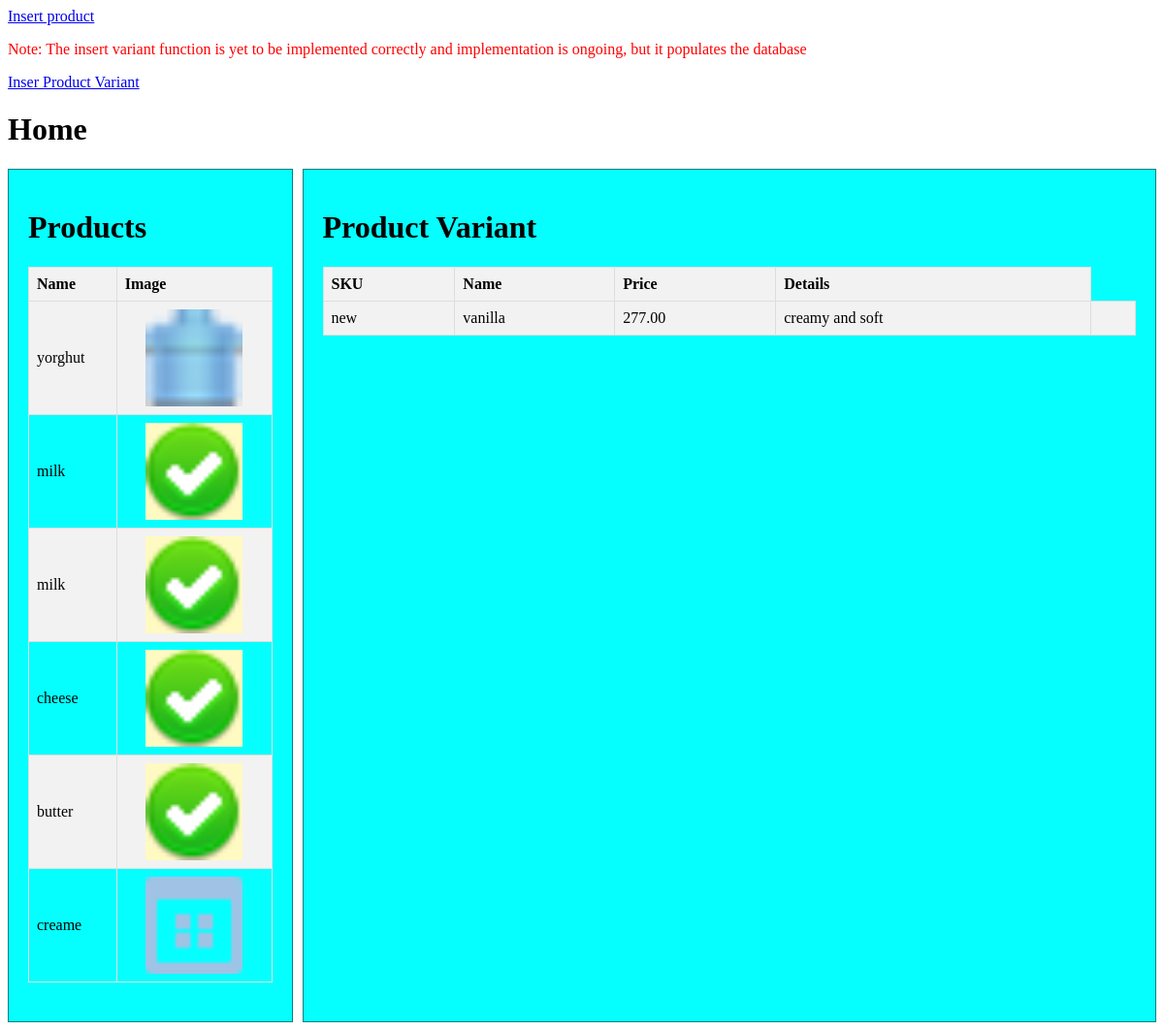
The app's page /bulk_insert/, older data.
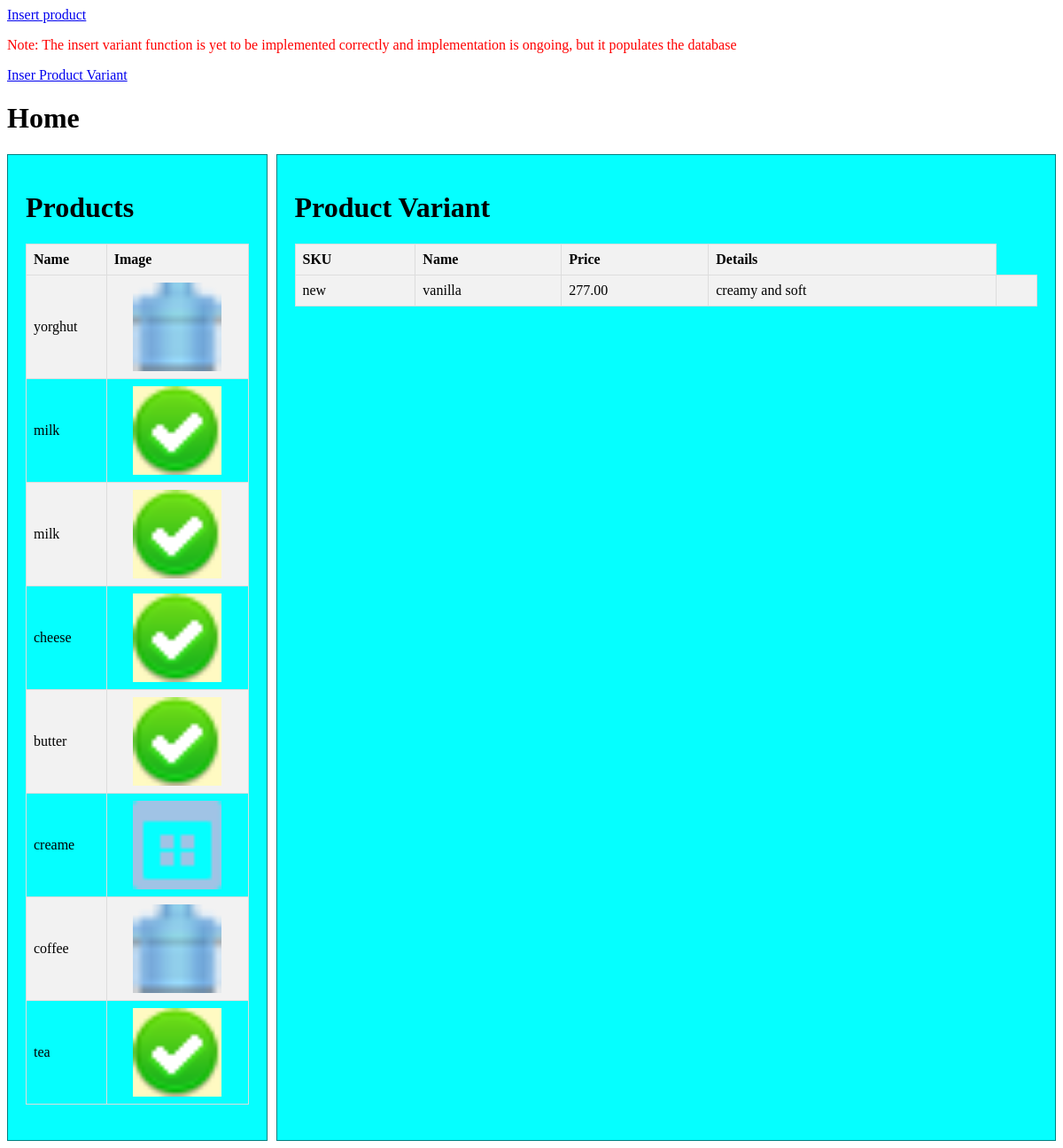
The same page, newer data.
### bulk_insert/models.py (models this page shows, shortened)
class Product(models.Model):
    name = models.CharField(max_length=200)
    image = models.ImageField(upload_to='./static/category_images', default='./static/category_images/default.jpg')

class ProductVariant(models.Model):
    sku = models.CharField(max_length=200)
    name = models.CharField(max_length=200)
    price = models.DecimalField(max_digits=10, decimal_places=2)
    details = models.CharField(max_length=200)
    product_id = models.ForeignKey(Product, on_delete=models.CASCADE)

### bulk_insert/views.py (the view)
# urls.py: path('', views.home, name='home'),
def home(request):
    context = {
        'products': Product.objects.all(),
        'variants': ProductVariant.objects.all()
    }
    return render(request, 'bulk_insert/index.html', context)

### bulk_insert/templates/bulk_insert/index.html
{% extends 'layout.html' %} {% block content %}
<a href="{% url 'insert' %}">Insert product</a>
<br />
<p style="color: red;">Note: The insert variant function is yet to be implemented correctly and implementation is ongoing, but it populates the database</p>
<a href="{% url 'insert_variant' %}">Inser Product Variant </a>
<h1>Home</h1>
<div class="container">
    <div class="item">
        <h1>Products</h1>
        <table>
            <tr>
                <th>Name</th>
                <th>Image</th>
            </tr>
            {% for product in products %}
            <tr>
                <td>{{ product.name }}</td>
                <td><img src="{{ product.image.url }}" alt="{{ product.name }}" width="100" height="100" /></td>
            </tr>
            {% endfor %}
        </table>
    </div>
    <div class="item">
        <h1>Product Variant</h1>
        <table>
            <tr>
                <th>SKU</th>
                <th> Name</th>
                <th>Price</th>
                <th>Details</th>
            </tr>
            {% for variant in variants %}
            <tr>
                <td>{{ variant.sku }}</td>
                <td>{{ variant.name }}</td>
                <td>{{ variant.price }}</td>
                <td>{{ variant.details }}</td>
                <td>{{ variant_id.id }}</td>
            </tr>
            {% endfor %}
    </div>
</div>
{% endblock %}

Row changes from the older to the newer data that the page shows:
added Product: name "coffee", image (picture)
added Product: name "tea", image (picture)
